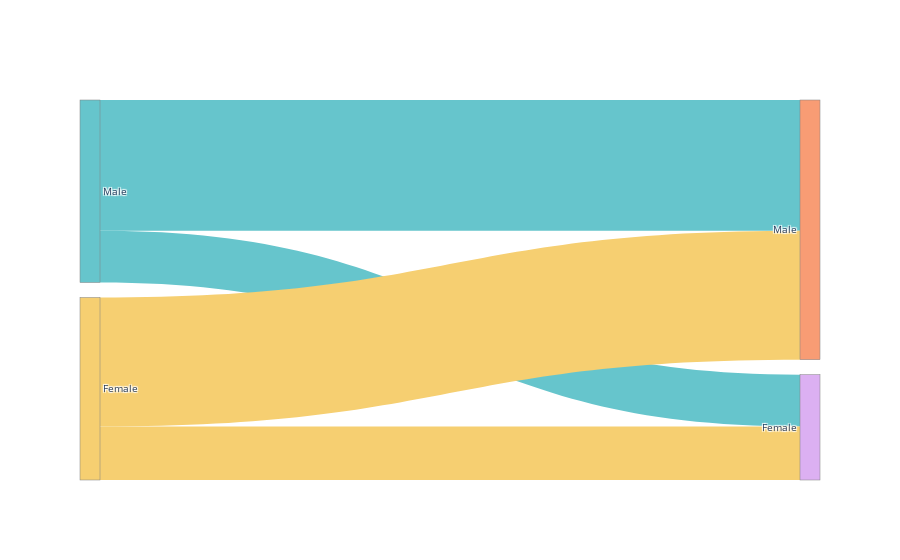

The code cell stored with this chart in its notebook:
### Code cell
# gender
g = Map(T, cdf0.to_numpy(), cdf1.to_numpy(), symmetric = False)
g.add_group(lambda x: x[f["sex"]] == 0, "Male")
g.add_group(lambda x: x[f["sex"]] > 0, "Female")
parallel_plot(g.group_adj,[gr[0] for gr in g.groups])

### Figure 1 — Plotly figure (JSON) as saved in the notebook; plotly's stock layout.template omitted (floating-point values rounded to 4 significant figures)
{"data": [{"link": {"color": ["rgb(102, 197, 204)", "rgb(102, 197, 204)", "rgb(246, 207, 113)", "rgb(246, 207, 113)"], "source": [0, 0, 1, 1], "target": [2, 3, 2, 3], "value": [0.7165, 0.2835, 0.7064, 0.2936]}, "node": {"color": ["rgb(102, 197, 204)", "rgb(246, 207, 113)", "rgb(248, 156, 116)", "rgb(220, 176, 242)", "rgb(102, 197, 204)", "rgb(246, 207, 113)", "rgb(248, 156, 116)", "rgb(220, 176, 242)"], "label": ["Male", "Female", "Male", "Female"], "line": {"color": "gray", "width": 0.5}, "pad": 15, "thickness": 20}, "type": "sankey"}], "layout": {"font": {"size": 10}}}
